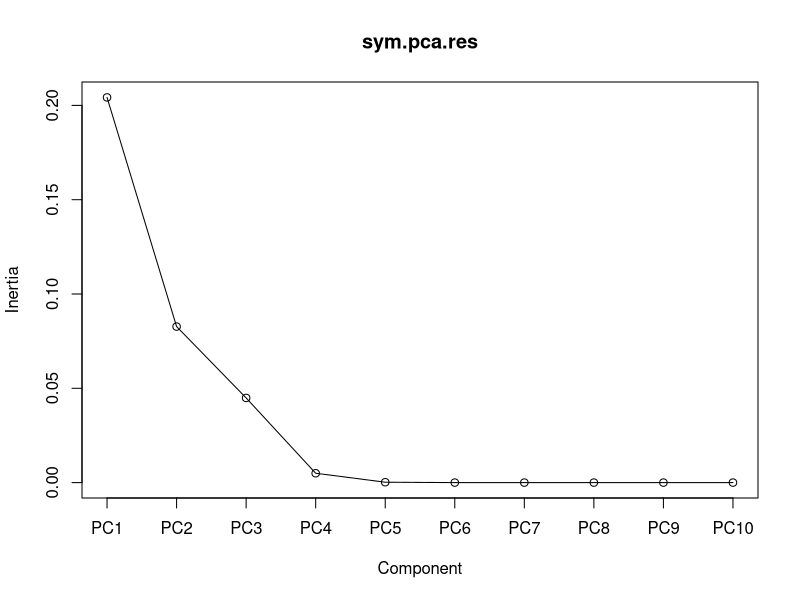
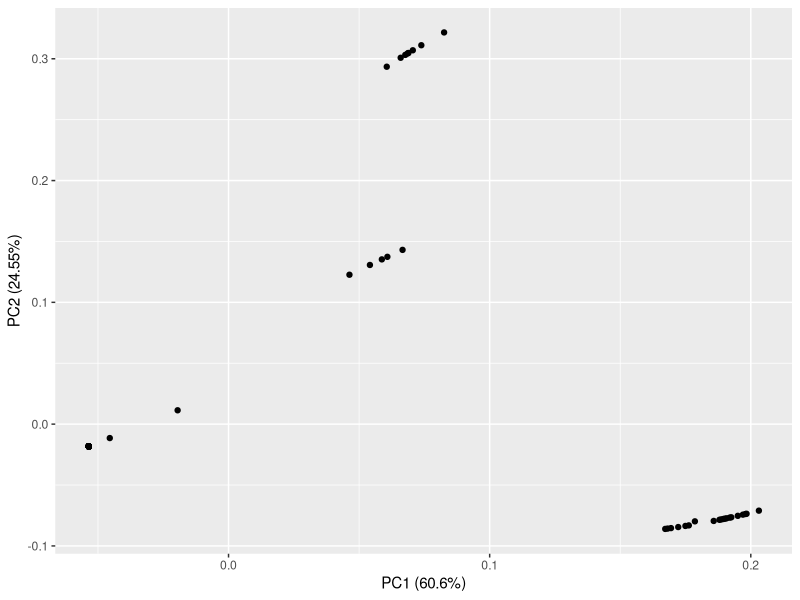
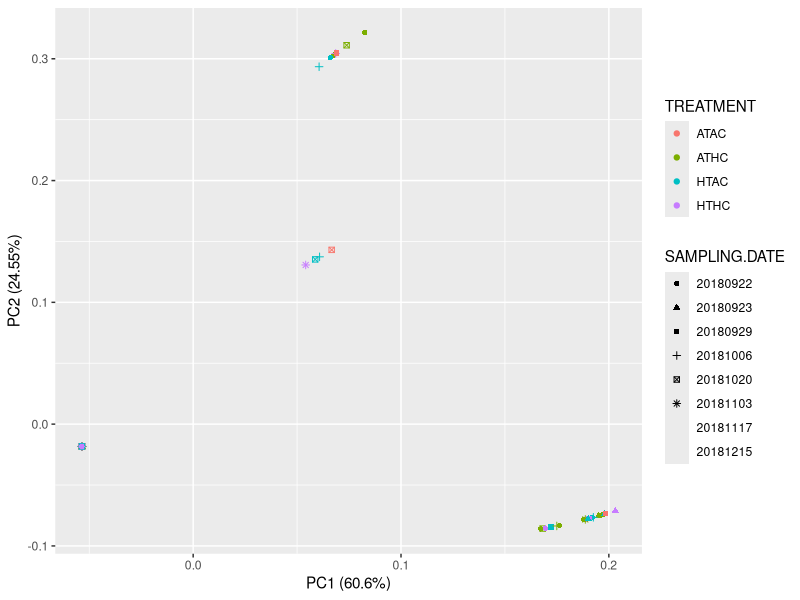
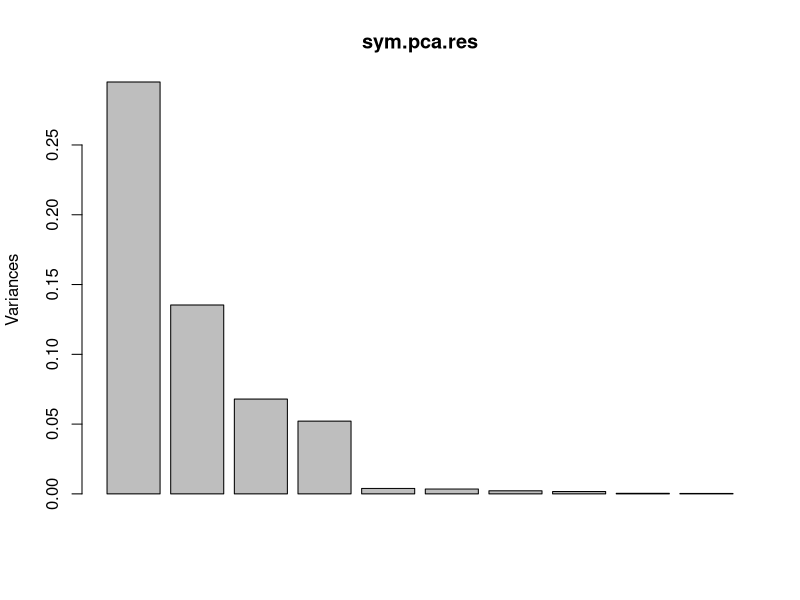
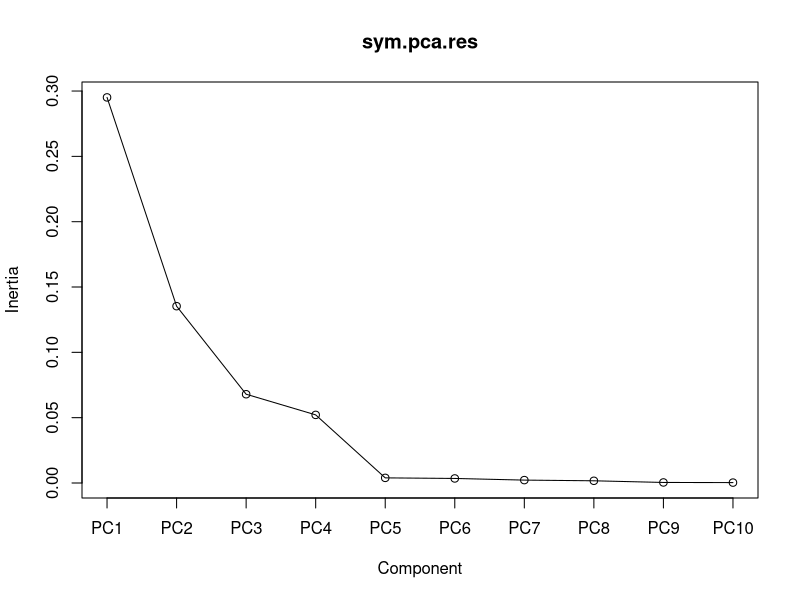
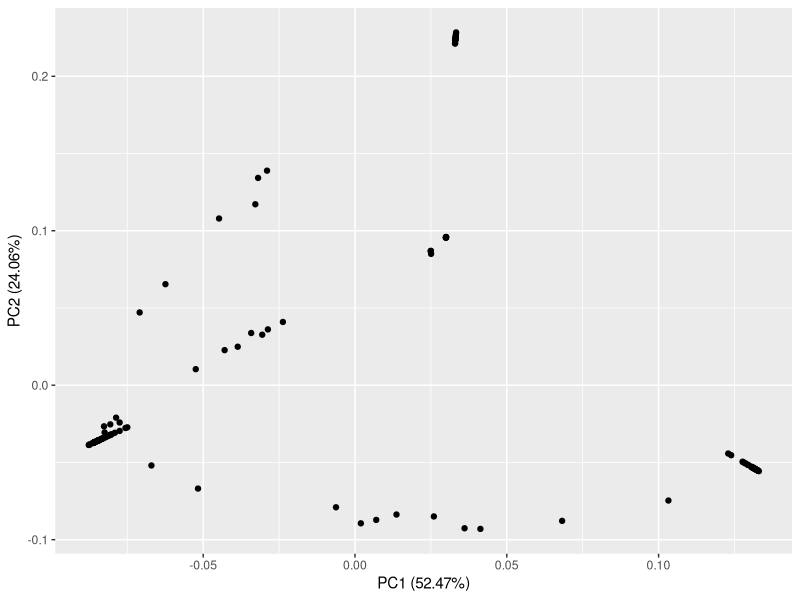
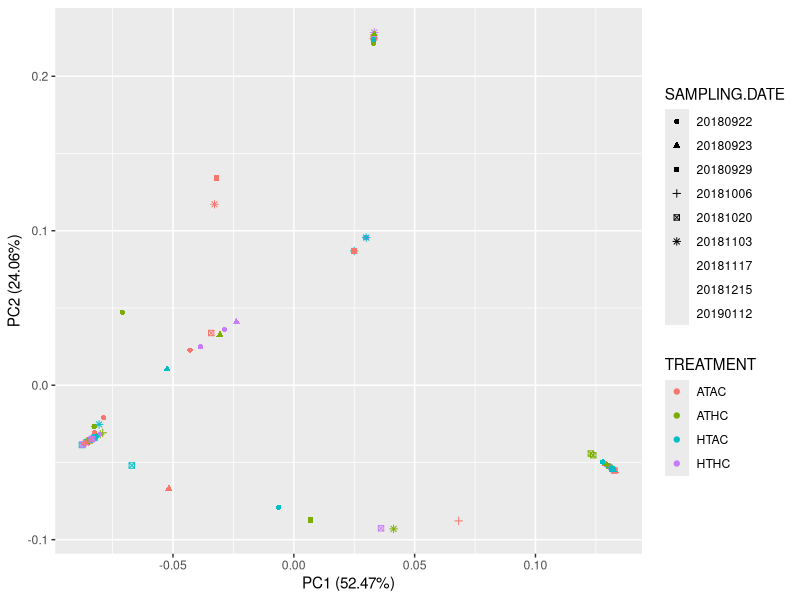

The R script that drew these images, in order: (Note: this script raises an error after producing the figures.)
## ---- chunk 1
knitr::opts_chunk$set(echo = TRUE, warning = FALSE, message = FALSE)

## install packages if you dont already have them
if (!require("tidyverse")) install.packages("tidyverse")
if (!require("lubridate")) install.packages("lubridate")
if (!require("vegan")) install.packages("vegan")
if (!require("ggfortify")) install.packages("ggfortify")

# load packages
library(tidyverse)
library(lubridate)
library(vegan)
library(ggfortify)

## ---- chunk 2
#read in ITS2 profile counts data generated by SymPortal
data <- read.csv("ITS2_seq/R_Input/ITS2_Profiles.csv", sep=",", header=TRUE)
rownames(data) <-data$sample_name
otumat <- as.matrix(data[,-c(1)])
#otumat <- as.matrix(t(otumat))

#read in sample metadata
meta <- read.csv("ITS2_seq/R_Input/ITS2_ids.csv", sep=",", header=TRUE)
## ---- chunk 3
#Pacuta
Pact <- merge(data, meta, by="sample_name")
Pact <- subset(Pact, Species == "Pacuta")
Pact_meta <- Pact[,15:20]
str(Pact_meta)
Pact_meta$SAMPLING.DATE <- as.factor(Pact_meta$SAMPLING.DATE)
rownames(Pact) <- Pact$sample_name
Pact <- as.matrix(Pact[,3:14])

Rel.Sym.Data <- Pact/rowSums(Pact) #calculate the Relative Abundance
N <- rowSums(Rel.Sym.Data) # calculate row sums of the relative abundnaces, should sum to 1
N #Display Row Sums, should all be 1

#Transform Relative Abundance Matrix using sqrt
Trans.Rel.Sym.Data <- sqrt(Rel.Sym.Data) #sqrt transform the matrix
Trans.Rel.Sym.Data #view data

##### PCA #####

sym.pca.res <- prcomp(Trans.Rel.Sym.Data, retx=TRUE) #principal components analysis on sym data
summary(sym.pca.res) #analysis summary

#use scree diagram to determine break in majority versus minority variation explaination components
screeplot(sym.pca.res, type="lines")

#plot the PCA
autoplot(sym.pca.res)
autoplot(sym.pca.res, data = Pact_meta, colour = 'TREATMENT', shape='SAMPLING.DATE')

## ---- chunk 4
#Mcap
Mcap <- merge(data, meta, by="sample_name")
Mcap <- subset(Mcap, Species == "Mcapitata")
Mcap_meta <- Mcap[,15:20]
str(Mcap_meta)
Mcap_meta$SAMPLING.DATE <- as.factor(Mcap_meta$SAMPLING.DATE)
rownames(Mcap) <- Mcap$sample_name
Mcap <- as.matrix(Mcap[,3:14])

Rel.Sym.Data <- Mcap/rowSums(Mcap) #calculate the Relative Abundance
N <- rowSums(Rel.Sym.Data) # calculate row sums of the relative abundnaces, should sum to 1
N #Display Row Sums, should all be 1

#Transform Relative Abundance Matrix using sqrt
Trans.Rel.Sym.Data <- sqrt(Rel.Sym.Data) #sqrt transform the matrix
Trans.Rel.Sym.Data #view data

##### PCA #####

sym.pca.res <- prcomp(Trans.Rel.Sym.Data, retx=TRUE) #principal components analysis on sym data
summary(sym.pca.res) #analysis summary
plot(sym.pca.res)

#use scree diagram to determine break in majority versus minority variation explaination components
screeplot(sym.pca.res, type="lines")

#plot the PCA
autoplot(sym.pca.res)
autoplot(sym.pca.res, data = Mcap_meta, colour = 'TREATMENT', shape='SAMPLING.DATE')
## ---- chunk 5

#All Data
Rel.data <- data/rowSums(data[,1:12])
Rel.data$sample_name <- rownames(Rel.data)
all.data <- merge(Rel.data, meta, by="sample_name")
all.data <- all.data[,-1]

Profile <- colnames(all.data[,1:12])
Profile 

df <- all.data %>%
  pivot_longer(cols = C1d.C42.2.C1.C3cg:D1.D4.D6.D1ab,
               names_to = c("Profile"),
               values_to="rel.abun")

df$TIME.POINT <- as.numeric(df$TIME.POINT)
df$group <- paste0(df$SAMPLING.DATE,sep="_",df$Rep)
str(df)

ggplot(data = df, mapping = aes(x = group, y = rel.abun, fill = Profile)) +
    geom_bar(position="fill", stat="identity") +
    facet_wrap(facets =  vars(Species, TREATMENT), ncol = 4)+
    ylab("Relative Abundance")+
    theme_classic()+
    theme(axis.text.x = element_text(size=rel(0.3),angle = 90))+
    guides(shape = guide_legend(override.aes = list(size = 0.2)))+
    guides(color = guide_legend(override.aes = list(size = 0.2)))+
    theme(legend.title = element_text(size = 6), 
               legend.text = element_text(size = 4))

ggsave("Output/Final_Figures/rel.abund.its2.pdf")
ggsave("Output/Final_Figures/rel.abund.its2.png")

## ---- chunk 6
## PERMANOVA
#MCAP
Mcap <- all.data %>%
  filter(Species == "Mcapitata")

MC.mat <- Mcap[,1:12]
MC.info <- Mcap[,13:19]

MC.permanova <- adonis(MC.mat ~ TREATMENT*TIME.POINT, data=MC.info, method = "bray", permutations=999)
MC.permanova


Pact <- all.data %>%
  filter(Species == "Pacuta")

PA.mat <- Pact[,1:12]
PA.info <- Pact[,13:19]

PA.permanova <- adonis(PA.mat ~ TREATMENT*TIME.POINT, data=PA.info, method = "bray", permutations=999)
PA.permanova
